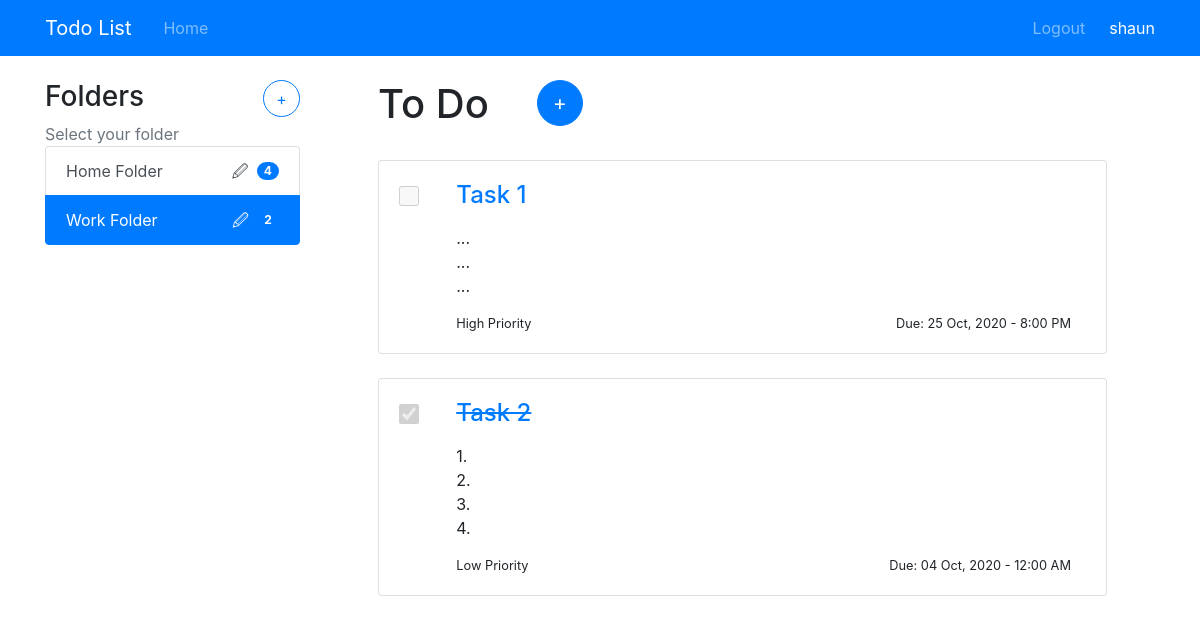
/2/ (signed in), run on the app's committed database.
### todo/models.py (models this page shows, shortened)
class Folder(models.Model):
    name = models.CharField(max_length=200)
    user = models.ForeignKey(User, on_delete=models.CASCADE)
    def no_of_entries(self):
        return self.entry_set.count()

class Entry(models.Model):
    name = models.CharField(max_length=200)
    description = models.TextField()
    date_created = models.DateTimeField(default=timezone.now)
    due_date = models.DateTimeField()
    priority = models.PositiveIntegerField(default=1, choices=PRIORITY_CHOICES)
    completed = models.BooleanField(default=False)
    folder = models.ForeignKey(Folder, on_delete=models.CASCADE)

### todo/views.py (the view)
# urls.py: path('<int:folder_id>/', views.folder, name='folder'),
@login_required
def folder(request, folder_id):
    try:
        folder = Folder.objects.get(pk=folder_id)
        if folder.user != request.user:
            return home(request)
    except Folder.DoesNotExist:
        return home(request)
    context = {
        "folders": request.user.folder_set.all(),
        "current_folder": folder
    }
    return render(request, "todo/home.html", context)

### todo/templates/todo/home.html
{% extends "todo/base.html" %}
{% block content %}
    <div class="row">
        <div class="col-md-3">
            <div class="content-section">
                <div class="row">
                    <div class="col-12 d-flex">
                        <h3>Folders</h3>
                        <a class="btn btn-outline-primary rounded-circle ml-auto" href="{% url 'todo:create_folder' %}" style="width: 37px; height: 37px">
                            <span style="font-size:1rem;"> + </span>
                        </a>
                    </div>
                </div>
                <div class='text-muted '>Select your folder
                </div>
                <div class="list-group ">
                    {% for folder in folders %}
                        <span
                        class="list-group-item list-group-item-action d-flex align-items-center {% if folder == current_folder %}active{% endif %}">
                            <a href="{% url 'todo:folder' folder.id %}" {% if folder == current_folder %}style="color:#fff;"{% else %}style="color:#495057;"{% endif %}>
                                {{ folder.name }}
                            </a>
                            <a class="ml-auto mr-2" href="{% url 'todo:update_folder' folder.id %}" {% if folder == current_folder %}style="color:#fff;"{% else %}style="color:#495057;"{% endif %}> 🖉 </a>
                            <span class="badge badge-primary badge-pill">{{ folder.no_of_entries }}</span>
                        </span>
                    {% endfor %}
                </div>
            </div>
        </div>
        <div class="col-md-9">
            <div class="row">
                <div class="col-12 d-flex ml-5 mb-4">
                    <h1>To Do</h1>
                    <a class="btn btn-primary rounded-circle ml-5" href="{% url 'todo:new_entry' %}" style="width: 46px; height: 46px">
                        <span style="font-size:1.3rem;"> + </span>
                    </a>
                </div>
            </div>
            {% for entry in current_folder.entry_set.all %}
            <div class="card mx-5 mb-4">
                <div class="card-body">
                    <div class="container">
                        <div class="row">
                            <div class="col-1 form-check">
                                <input class="form-check-input position-static" style="width: 20px; height: 20px;" type="checkbox"
                                {% if entry.completed %} checked="checked" {% endif %} disabled >
                            </div>
                            <div class="col pl-0">
                                <h4 class="card-title"><a href="{% url 'todo:update_entry' entry.id %}">
                                    {% if entry.completed %} <del> {% endif %}
                                        {{ entry.name }}
                                    {% if entry.completed %} </del> {% endif %}
                                </a></h4>
                                <p class="card-text">{{ entry.description|linebreaks }}</p>
                                <small class="card-text float-left">{{ entry.get_priority_display }}</small>
                                <small class="card-text float-right">Due: {{ entry.due_date|date:"d M, Y - g:i A" }}</small>
                            </div>
                        </div>
                    </div>
                </div>
            </div>
            {% endfor %}
        </div>
    </div>
{% endblock content %}

### todo/templates/todo/base.html (shortened to what this page needs)
<!DOCTYPE html>
<html lang="en">
    <head>
        <link rel="stylesheet" href="https://cdn.jsdelivr.net/npm/bootstrap@4.5.3/dist/css/bootstrap.min.css">
    </head>
    <body style="margin-top:5rem">
        <header class="site-header">
            <nav class="navbar navbar-expand-md navbar-dark bg-primary fixed-top">
                <div class="container">
                    <a class="navbar-brand mr-4" href="{% url 'todo:home' %}">Todo List</a>
                    <div class="collapse navbar-collapse" id="navbarToggle">
                        <div class="navbar-nav mr-auto">
                            <a class="nav-item nav-link" href="{% url 'todo:home' %}">Home</a>
                        </div>
                        <div class="navbar-nav">
                            {% if user.is_authenticated %}
                                <a class="nav-item nav-link" href="{% url 'logout' %}">Logout</a>
                                <span class="navbar-text text-white ml-3">{{ user }}</span>
                            {% else %}
                                <a class="nav-item nav-link" href="{% url 'login' %}">Login</a>
                                <a class="nav-item nav-link" href="{% url 'register' %}">Register</a>
                            {% endif %}
                        </div>
                    </div>
                </div>
            </nav>
        </header>
        <main role="main" class="container mt-10">
            {% block content %}{% endblock %}
        </main>
</body>
</html>

### data on the page
Folder: name "Home Folder", no_of_entries "4"
Folder: name "Work Folder", no_of_entries "2"
Entry: name "Task 1", description "... ... ...", priority "High Priority", due_date "25 Oct, 2020 - 8:00 PM"
Entry: completed "☑", name "Task 2", description "1. 2. 3. 4.", priority "Low Priority", due_date "04 Oct, 2020 - 12:00 AM"

### other printed values
{{ user }} "shaun"
